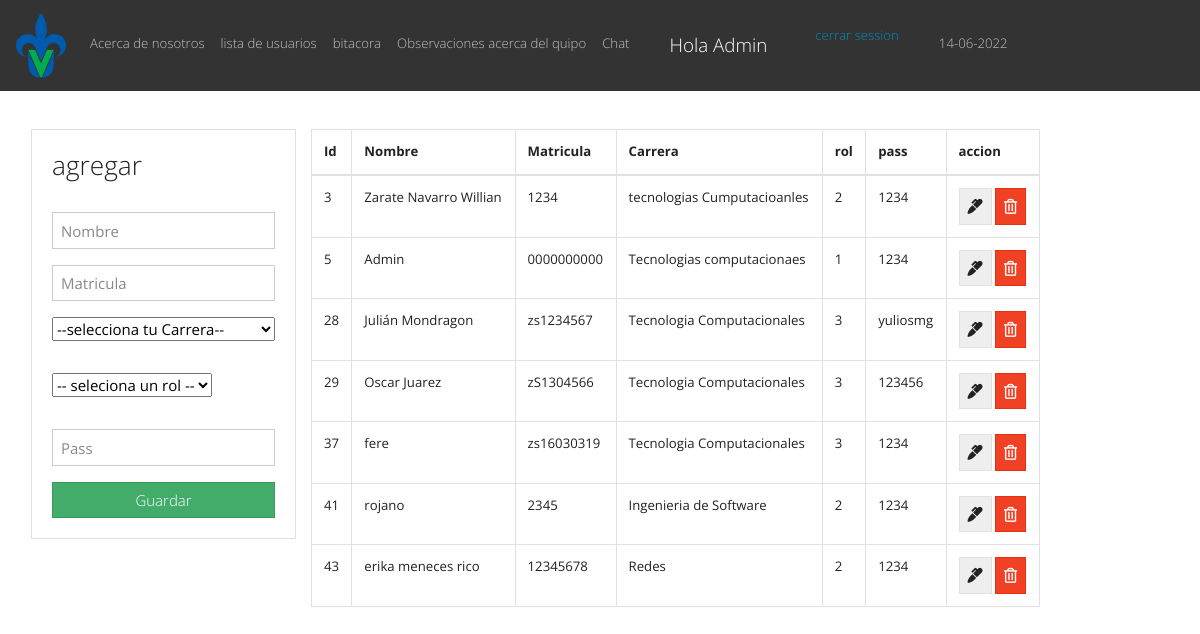
Screenshot of /admin.php (signed in) with the database file from the repository.
### tables this page shows
CREATE TABLE `usarios` (
  `id` int(11) NOT NULL AUTO_INCREMENT,
  `nombre` varchar(100) DEFAULT NULL,
  `matricula` varchar(100) DEFAULT NULL,
  `carrera` varchar(100) DEFAULT NULL,
  `id_rol` int(11) DEFAULT NULL,
  `pass` varchar(255) NOT NULL,
  PRIMARY KEY (`id`),
  KEY `fk_id_rol` (`id_rol`),
  CONSTRAINT `fk_id_rol` FOREIGN KEY (`id_rol`) REFERENCES `rol` (`id`)
);

### admin.php (the view, shortened to what this page needs)
<?php
include("db.php");
$username = $_SESSION['username'];
if(!isset($username)){
  header("location: login.php");
  }else{?>
<!DOCTYPE html>
<html lang="en">
  <head>
    <link rel="stylesheet" href="https://bootswatch.com/4/yeti/bootstrap.min.css">
    <link rel="stylesheet" href="https://use.fontawesome.com/releases/v5.6.3/css/all.css">
  </head>
  <body>
<nav class="navbar navbar-expand-sm bg-dark navbar-dark">
  <a class="navbar-brand" >
    <img src="img/uv.png" alt="logo" style="width:50px;">
  </a>
  <ul class="navbar-nav">
    <li class="nav-item">
      <a class="nav-link" href="nosotros1.php ">Acerca de nosotros</a>
    </li>
    <li class="nav-item">
      <a class="nav-link" href="prestamos.php">lista de usuarios </a>
    </li>
    <li class="nav-item">
      <a class="nav-link" href="bitacora.php">bitacora</a>
    </li>
    <li class="nav-item">
      <a class="nav-link" href="observaciones.php">Observaciones acerca del quipo</a>
    </li>
    <li class="nav-item">
      <a class="nav-link" href="chat.php">Chat</a>
    </li>
    <li class="nav-item">
      <a class="nav-link" >             </a>
    </li>
     <li class="nav-item">
      <a class="nav-link" >              </a>
    </li>
     <li class="nav-item">
      <a class="navbar-brand"  tanindex="" alt="volver a la pagina principal">  Hola  <?php echo $username;} ?></a>
    </li>
    <li class="nav-item">
      <a class="nav-link" >             </a>
    </li>
     <li class="nav-item">
      <a class="nav-link" >              </a>
    </li>
    <li class="nav-item">
          <?php
                  echo "<a class='nav-item' href='includes/salir.php' tabindex='' alt='cerrar mi session'>cerrar session </a>";
                ?>
    </li>
    <li class="nav-item">
      <a class="nav-link" >             </a>
    </li>
     <li class="nav-item">
      <a class="nav-link" >              </a>
    </li>
    <li class="nav-item">
      <a class="nav-link" href="#">
        <?php
          echo date("d-");
          echo date("m-");
          echo date("Y");
        ?>
      </a>
    </li>
  </ul>
</nav>
    <br>
<div class="container p-3" >
    <div class="row">
        <div class="col-md-5.5">
            <div class="card card-body">
              <form action="save_admin.php"  alt="formulario crear una cuenta" method="POST">
                <div>
                  <h3>agregar</h3>
                  <br>
                </div>
                <div class="form-group">
                  <input type="text" tabindex="" alt="escribe tu nombre" name="nombre" class ="form-control" placeholder="Nombre" autofocus required>
                </div>
                <div class="form-group">
                  <input type="text" tabindex="" alt="escribe una matricula" name="matricula" class ="form-control" placeholder="Matricula " autofocus required>
                </div>
                <div class="form-group" tabindex="" >
                <select  class="form-group" name="carrera" id=""  required>
                <option value="">--selecciona tu Carrera--</option>
                <option alt="redes"value="Redes">Redes</option></select>
              </div>
                <div tabindex="" alt="crea una contraseña"class="form-group">
                  <select class="form-group" name="id_rol" id=""  required>
                  <option value="">-- seleciona un rol --</option>
                  <option  alt="seleccioanr carrerra redes" value="3">Estudiante</option></select>
                </div>
                <div class="form-group">
                  <input  tabindex="" alt="crea una contraseña "type="text" name="pass" class ="form-control" placeholder="Pass" autofocus required>
                </div>
                <input tabindex="" alt="guardar guardar y crear la cuenta" type="submit" class="btn btn-success btn-block" name="save" value="Guardar">
              </form>
            </div>
        </div>
        <div class="col-md-8">
            <table class="table table-bordered">
                <thead>
                    <tr>
                        <th>Id</th>
                        <th>Nombre</th>
                        <th>Matricula</th>
                        <th>Carrera</th>
                        <th>rol</th>
                        <th>pass</th>
                        <th>accion</th>
                    </tr>
                </thead>
                <tbody>
                    <?php
                        $sql ="SELECT * FROM usarios";
                        $consuta= mysqli_query( $conn, $sql );
                        while($row = mysqli_fetch_array($consuta) ){ ?>
                        <tr>
                            <td><?php echo $row['id'] ?></td>
                            <td><?php echo $row['nombre'] ?></td>
                            <td><?php echo $row['matricula'] ?></td>
                            <td><?php echo $row['carrera'] ?></td>
                            <td><?php echo $row['id_rol'] ?></td>
                            <td><?php echo $row['pass'] ?></td>
                            <td>
                               <a tabindex="10" alt="editar usuarios " href="edit.php?id=<?php echo $row['id'] ?>" class="btn btn-secondary">
                                   <i class="fas fa-marker"> </i>
                               </a>
                                  <a tabindex="11" alt="borrar usuario BE careful" href="delete.php?id=<?php echo $row['id'] ?>" class="btn btn-danger">
                                   <i class="far fa-trash-alt"></i>
                               </a>
                            </td>
                        </tr>
                    <?php } ?>
                </tbody>
            </table>
        </div>
    </div>
</div>
<?php include("includes/footer.php") ?>

### rows the page displays
usarios: id "3", nombre "Zarate Navarro Willian", matricula "1234", carrera "tecnologias Cumputacioanles", id_rol "2", pass "1234"
usarios: id "5", nombre "Admin", matricula "0000000000", carrera "Tecnologias computacionaes", id_rol "1", pass "1234"
usarios: id "28", nombre "Julián Mondragon", matricula "zs1234567", carrera "Tecnologia Computacionales", id_rol "3", pass "yuliosmg"
usarios: id "29", nombre "Oscar Juarez", matricula "zS1304566", carrera "Tecnologia Computacionales", id_rol "3", pass "123456"
usarios: id "37", nombre "fere", matricula "zs16030319", carrera "Tecnologia Computacionales", id_rol "3", pass "1234"
usarios: id "41", nombre "rojano", matricula "2345", carrera "Ingenieria de Software", id_rol "2", pass "1234"
usarios: id "43", nombre "erika meneces rico", matricula "12345678", carrera "Redes", id_rol "2", pass "1234"

### other values shown
$username "Admin"
